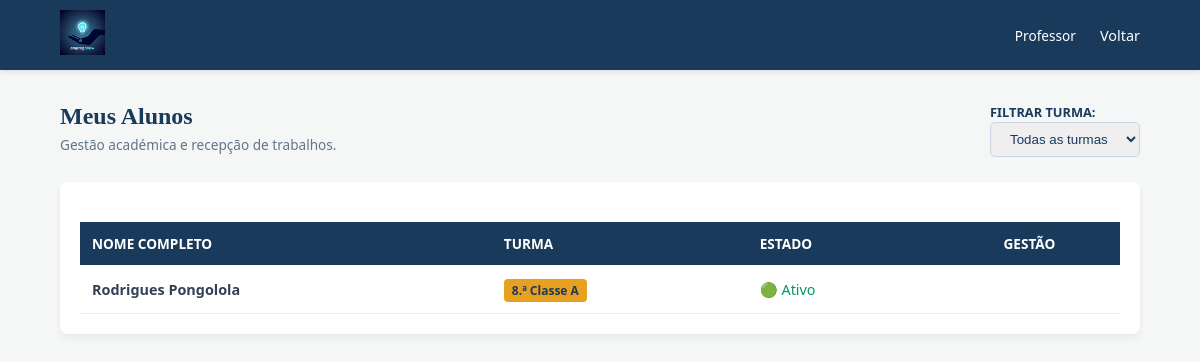
The page /paginas/alunos_lista.php (signed in) on the database its author committed.
### tables this page shows
CREATE TABLE `alunos` (
  `id` int(11) NOT NULL,
  `nome_completo` varchar(200) NOT NULL,
  `email_aluno` varchar(150) DEFAULT NULL,
  `senha_acesso` varchar(255) NOT NULL,
  `data_nascimento` date DEFAULT NULL,
  `genero` enum('M','F','Outro') DEFAULT NULL,
  `foto` varchar(255) DEFAULT NULL,
  `turma_id` int(11) DEFAULT NULL,
  `responsavel_nome` varchar(200) DEFAULT NULL,
  `responsavel_telefone` varchar(20) DEFAULT NULL,
  `responsavel_email` varchar(150) DEFAULT NULL,
  `morada` varchar(500) DEFAULT NULL,
  `estado` enum('ativo','inativo','transferido') DEFAULT 'ativo',
  `data_matricula` date DEFAULT NULL,
  `criado_em` timestamp NOT NULL DEFAULT current_timestamp()
);

CREATE TABLE `turmas` (
  `id` int(11) NOT NULL,
  `nome` varchar(100) NOT NULL,
  `ano_letivo` varchar(9) DEFAULT NULL,
  `professor_responsavel` varchar(150) DEFAULT NULL,
  `capacidade` int(11) DEFAULT 30,
  `sala` varchar(50) DEFAULT NULL,
  `ativo` tinyint(1) DEFAULT 1,
  `criado_em` timestamp NOT NULL DEFAULT current_timestamp()
);

### includes/conexao.php (called while the page is built, shortened)
<?php
$host = 'localhost';
$user = 'root';
$pass = '';
$db   = 'escola_gestao';
$conn = new mysqli($host, $user, $pass, $db);
$conn->set_charset("utf8mb4");
function allCfg(){
    global $conn; $c = [];
    $r = $conn->query("SELECT chave,valor FROM escola_config");
    while ($row = $r->fetch_assoc()) $c[$row['chave']] = $row['valor'];
    return $c;
}

### paginas/alunos_lista.php (the view, shortened to what this page needs)
 <?php
require_once '../includes/conexao.php';
$professor_id = $_SESSION['uid'];
$cfg = allCfg();
$logo = $cfg['escola_logo'] ?? '';
$filtro_turma = (int)($_GET['turma_id'] ?? 0);
$where = $filtro_turma ? "AND t.id = $filtro_turma" : "";
$sql = "SELECT DISTINCT a.id, a.nome_completo, a.estado, a.turma_id, t.nome as turma_nome
        FROM alunos a
        INNER JOIN turmas t ON a.turma_id = t.id
        INNER JOIN turmas_disciplinas td ON t.id = td.turma_id
        WHERE td.professor_id = $professor_id $where
        ORDER BY t.nome, a.nome_completo";
$res_alunos = $conn->query($sql);
?>
<!DOCTYPE html>
<html lang="pt">
<head>
    <link rel="stylesheet" href="https://cdnjs.cloudflare.com">
</head>
<body>
    <nav class="nav-prof">
        <div class="nav-logo">
            <img src="/betilson/sistema_escolar/<?= htmlspecialchars($logo) ?>" alt="Logo">
        </div>
        <div>
            <span style="margin-right:20px; font-size: 0.85rem;"><i class="fas fa-user-tie"></i> Professor</span>
            <a href="professor_turmas.php" class="btn-voltar"><i class="fas fa-arrow-left"></i> Voltar</a>
        </div>
    </nav>
    <div class="container">
        <div style="display: flex; justify-content: space-between; align-items: center; margin-bottom: 25px;">
            <div>
                <h2 style="color: var(--azul); margin: 0; font-family: 'Playfair Display', serif;">Meus Alunos</h2>
                <p style="color: #64748b; margin: 5px 0 0 0; font-size: 0.85rem;">Gestão académica e recepção de trabalhos.</p>
            </div>
            <form method="GET">
                <label style="font-size: 0.8rem; font-weight: bold; color: var(--azul);">FILTRAR TURMA:</label><br>
                <select name="turma_id" onchange="this.form.submit()">
                    <option value="">Todas as turmas</option>
                </select>
            </form>
        </div>
        <div class="card">
            <table class="tabela">
                <thead>
                    <tr>
                        <th>Nome Completo</th>
                        <th>Turma</th>
                        <th>Estado</th>
                        <th style="text-align: center;">Gestão</th>
                    </tr>
                </thead>
                <tbody>
                    <?php if($res_alunos && $res_alunos->num_rows > 0): ?>
                        <?php while($al = $res_alunos->fetch_assoc()): ?>
                        <tr>
                            <td style="font-weight: 600;"><?= htmlspecialchars($al['nome_completo']) ?></td>
                            <td><span class="badge-turma"><?= htmlspecialchars($al['turma_nome']) ?></span></td>
                            <td><?= $al['estado'] == 'ativo' ? '🟢 <span style="color:#059669">Ativo</span>' : '🔴 <span style="color:#dc2626">Inativo</span>' ?></td>
                            <td style="text-align: center;">
                            </td>
                        </tr>
                        <?php endwhile; ?>
                    <?php endif; ?>
                </tbody>
            </table>
        </div>
    </div>
</body>
</html>

### paginas/alunos_lista.php (style rules this page uses)
:root { --azul: #1a3a5c; --ouro: #e8a020; --fundo: #f4f7f6; }
body { font-family: 'Segoe UI', sans-serif; margin: 0; background: var(--fundo); }
.nav-prof { background: var(--azul); color: white; padding: 10px 5%; display: flex; justify-content: space-between; align-items: center; box-shadow: 0 2px 5px rgba(0,0,0,0.1); }
.nav-logo img { height: 45px; }
.container { padding: 30px 5%; }
.card { background: white; padding: 20px; border-radius: 8px; box-shadow: 0 4px 6px rgba(0,0,0,0.05); }
.tabela { width: 100%; border-collapse: collapse; margin-top: 20px; }
.tabela th { background: var(--azul); color: white; padding: 12px; text-align: left; font-size: 0.85rem; text-transform: uppercase; }
.tabela td { padding: 12px; border-bottom: 1px solid #eee; font-size: 0.9rem; color: #334155; }
.badge-turma { background: var(--ouro); color: var(--azul); padding: 3px 8px; border-radius: 4px; font-weight: bold; font-size: 0.75rem; }
.btn-voltar { color: white; text-decoration: none; font-size: 0.9rem; transition: 0.3s; }
select { padding: 8px 15px; border-radius: 5px; border: 1px solid #cbd5e1; outline: none; color: var(--azul); font-weight: 500; }

### rows shown on the page
alunos: nome_completo "Rodrigues Pongolola", turma.nome "8.ª Classe A", estado "Ativo"
